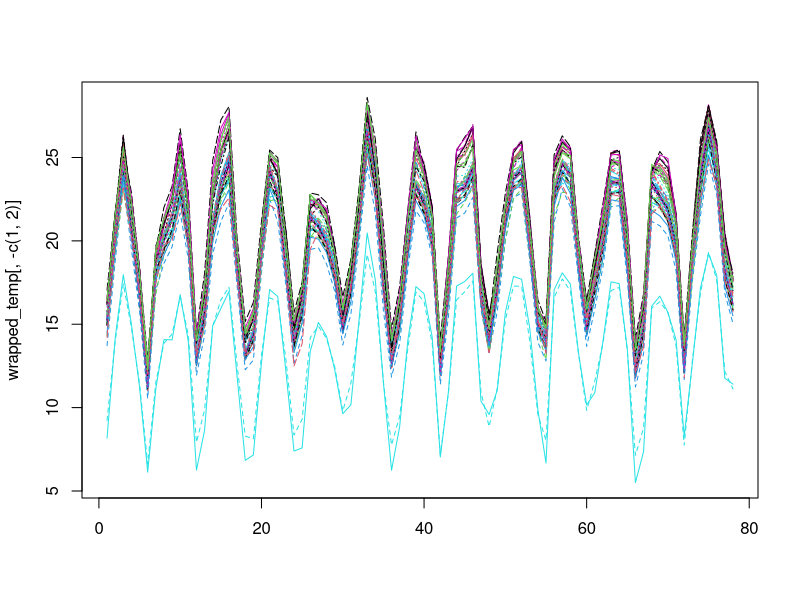
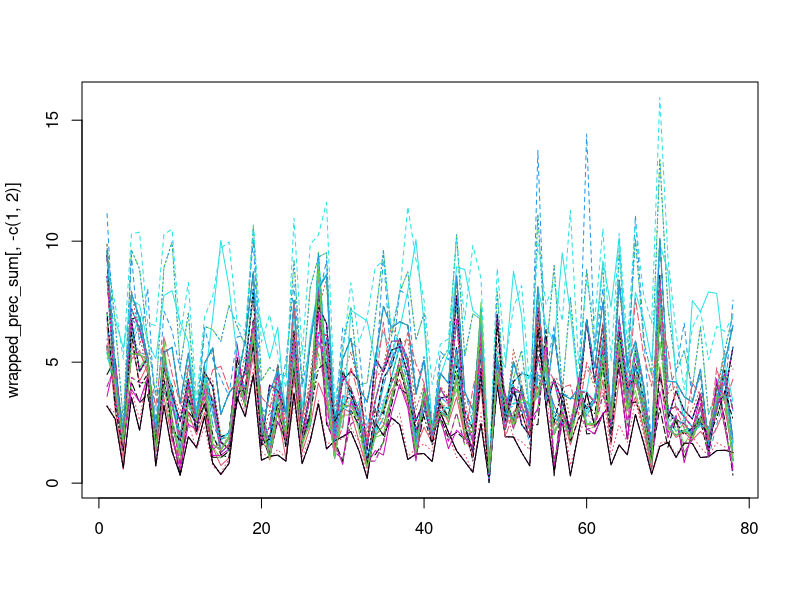
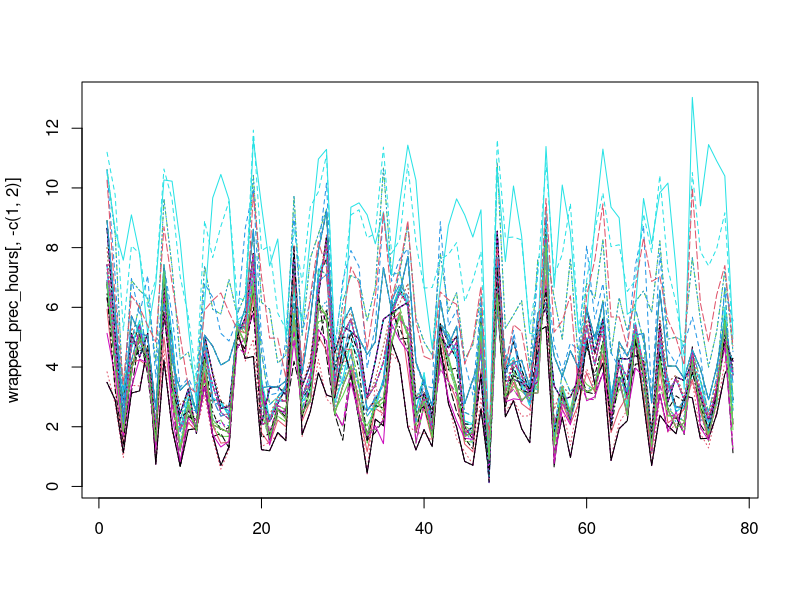
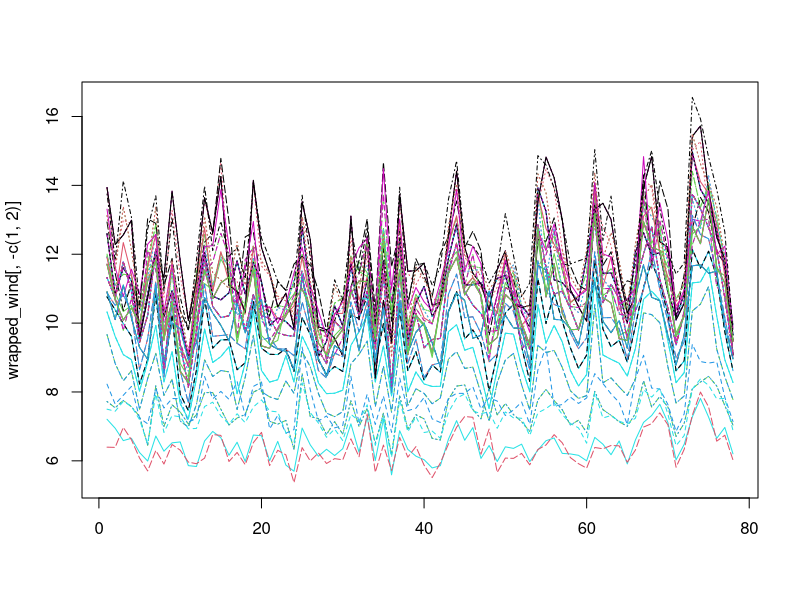
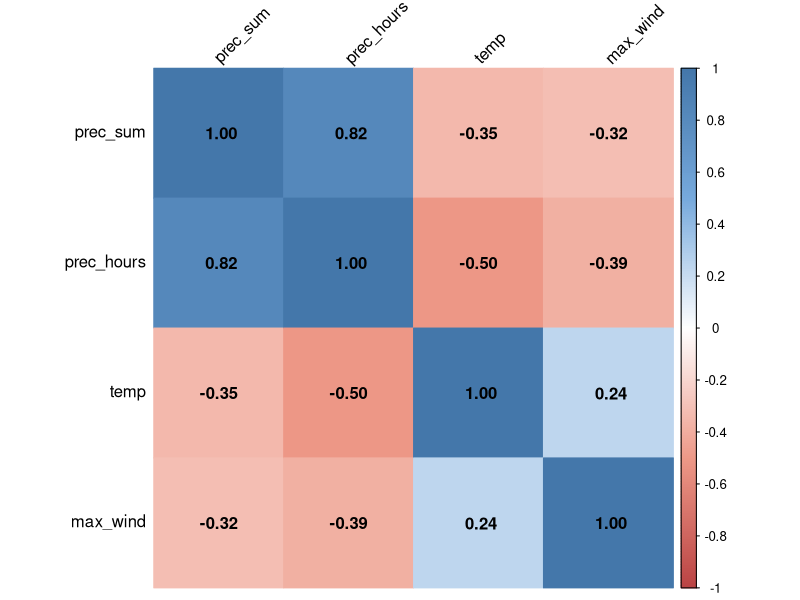

Here is the R script that generated these plots, in order:
setwd("C:/Users/39339/OneDrive/Desktop/I semestre/Bayesian_Project/main")

library(dplyr)
library(tidyr)
weather <- read.csv("weather_data.csv")
colnames(weather)[c(3,4,5,6)] = c("temp","prec_sum","prec_hours","max_wind")

#temperature
wrapped_temp <- weather[,-c(4,5,6)] %>%   
  pivot_wider(names_from = Station, values_from = temp, values_fill = 0)

matplot(wrapped_temp[,-c(1,2)], pch = 16, type = 'l')

# prec sum 
wrapped_prec_sum <- weather[,-c(3,5,6)] %>%   
  pivot_wider(names_from = Station, values_from = prec_sum, values_fill = 0)

matplot(wrapped_prec_sum[,-c(1,2)], pch = 16, type = 'l')

# prec hours
wrapped_prec_hours <- weather[,-c(3,4,6)] %>%   
  pivot_wider(names_from = Station, values_from = prec_hours, values_fill = 0)

matplot(wrapped_prec_hours[,-c(1,2)], pch = 16, type = 'l')

# wind
wrapped_wind <- weather[,-c(3,4,5)] %>%   
  pivot_wider(names_from = Station, values_from = max_wind, values_fill = 0)

matplot(wrapped_wind[,-c(1,2)], pch = 16, type = 'l')

col <- colorRampPalette(c("#BB4444", "#EE9988", "#FFFFFF", "#77AADD", "#4477AA"))
corrplot::corrplot(cor(weather[,c(3,4,5,6)]), method = "color", col = col(200),
                   addCoef.col = "black", order = "hclust" ,
                   tl.col="black", tl.srt=45, insig = "blank", sig.level = .01)


